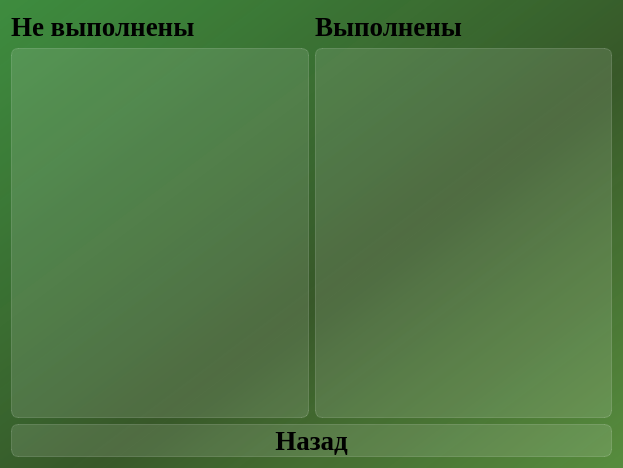
<?xml version="1.0" encoding="UTF-8"?>
<ui version="4.0">
 <class>Dialog_list_achievements</class>
 <widget class="QDialog" name="Dialog_list_achievements">
  <property name="geometry">
   <rect>
    <x>0</x>
    <y>0</y>
    <width>623</width>
    <height>468</height>
   </rect>
  </property>
  <property name="windowTitle">
   <string>Достижения</string>
  </property>
  <property name="styleSheet">
   <string notr="true">background-color: qlineargradient(spread:pad, x1:1, y1:1, x2:0, y2:0, stop:0 rgba(87, 140, 62, 255), stop:0.427447 rgba(54, 87, 39, 235), stop:1 rgba(62, 140, 63, 255));
font-family: Liberation Serif;
</string>
  </property>
  <layout class="QVBoxLayout" name="verticalLayout">
   <item>
    <layout class="QHBoxLayout" name="horizontalLayout_labels">
     <item>
      <widget class="QLabel" name="label_not_done">
       <property name="styleSheet">
        <string notr="true">text-align: center;
font-weight: bold;
font-size: 20pt;
background-color: none;
border: none;</string>
       </property>
       <property name="text">
        <string>Не выполнены</string>
       </property>
      </widget>
     </item>
     <item>
      <widget class="QLabel" name="label_done">
       <property name="styleSheet">
        <string notr="true">text-align: center;
font-weight: bold;
font-size: 20pt;
background-color: none;
border: none;</string>
       </property>
       <property name="text">
        <string>Выполнены</string>
       </property>
      </widget>
     </item>
    </layout>
   </item>
   <item>
    <layout class="QHBoxLayout" name="horizontalLayout_lists">
     <item>
      <widget class="QListWidget" name="listWidget_not_done">
       <property name="styleSheet">
        <string notr="true">QListView {
font-weight: bold;
font-size: 20pt;
background-color: rgba(255, 255, 255, 30);
border: 1px solid rgba(255, 255, 255, 40);
border-radius: 7px;
}

QListView::item:selected {
border: none;
color: rgb(255, 255, 255);
background-color: rgba(255, 255, 255, 50);
}</string>
       </property>
      </widget>
     </item>
     <item>
      <widget class="QListWidget" name="listWidget_done">
       <property name="styleSheet">
        <string notr="true">QListView {
font-weight: bold;
font-size: 20pt;
background-color: rgba(255, 255, 255, 30);
border: 1px solid rgba(255, 255, 255, 40);
border-radius: 7px;
}

QListView::item:selected {
border: none;
color: rgb(255, 255, 255);
background-color: rgba(255, 255, 255, 50);
}</string>
       </property>
      </widget>
     </item>
    </layout>
   </item>
   <item>
    <widget class="QPushButton" name="pushButton_back">
     <property name="styleSheet">
      <string notr="true">QPushButton {
font-weight: bold;
font-size: 20pt;
text-align: center;
background-color: rgba(255, 255, 255, 30);
border: 1px solid rgba(255, 255, 255, 40);
border-radius: 7px;
}

QPushButton:hover {
background-color: rgba(255, 255, 255, 40);
}
QPushButton:pressed {
background-color: rgba(255, 255, 255, 70);
}</string>
     </property>
     <property name="text">
      <string>Назад</string>
     </property>
    </widget>
   </item>
  </layout>
 </widget>
 <resources/>
 <connections/>
</ui>
